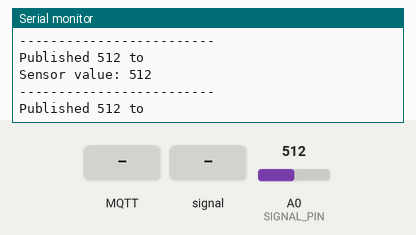
Simulated run of this sketch. Board: ESP8266 (NodeMCU). On the bench: the last lines printed to the serial monitor. The inputs (shaded band) are chosen by the test bench; at power-on: A0 (SIGNAL_PIN) = 512. WiFi joins after 1.5 s; servers stay silent unless stated; no MQTT or app messages arrive unless stated.

Above: at 4.6 s.
4.7 s: MQTT message "5" arrives on the first subscribed topic
At 6.3 s:
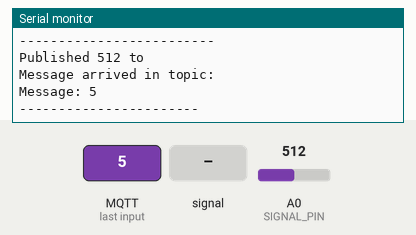
6.9 s: MQTT message "on" arrives on the first subscribed topic
At 8.2 s:
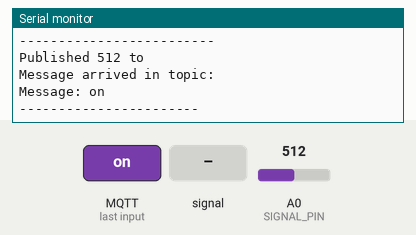
8.9 s: MQTT message "off" arrives on the first subscribed topic
At 9.9 s:
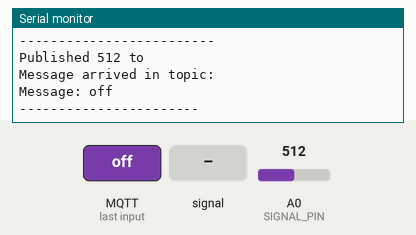
10.9 s: A0 (SIGNAL_PIN) fed a 200 Hz sine of ±81 counts around its level
At 12.2 s:
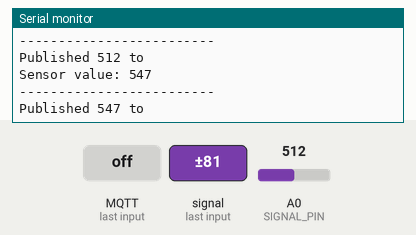
12.4 s: A0 (SIGNAL_PIN) set to 716
At 13.3 s:
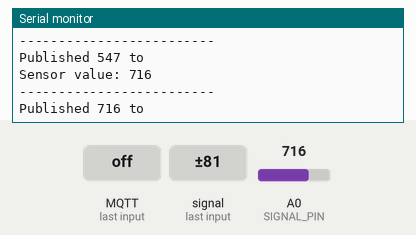
13.9 s: A0 (SIGNAL_PIN) fed a 1000 Hz sine of ±255 counts around its level
At 15.2 s:
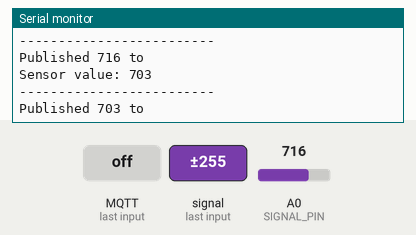
Timing chart, 0 to 16.4 s (numbered marks = the images above; inputs shaded):
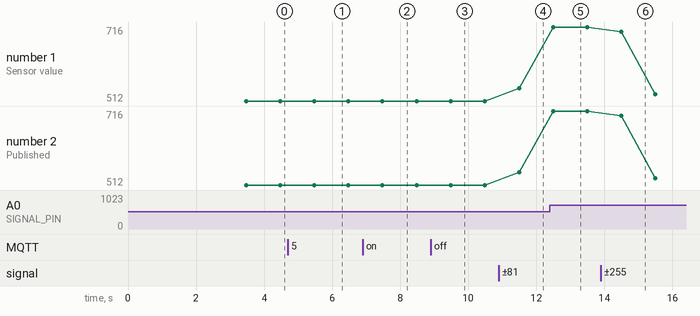

Measured:
- after the input at 4.7 s, the serial monitor: prints a new line after 0.77 s (image 1)
- after the input at 6.9 s, the serial monitor: prints a new line after 0.58 s (image 2)
- after the input at 8.9 s, the serial monitor: prints a new line after 0.59 s (image 3)
- after the input at 10.9 s, the serial monitor: prints a new line after 0.59 s (image 4)
- after the input at 12.4 s, the serial monitor: prints a new line after 0.09 s (image 5)
- after the input at 13.9 s, the serial monitor: prints a new line after 0.60 s (image 6)
- plotted number 1: 512 → 547 after the input at 10.9 s, 547 → 716 after the input at 12.4 s, 716 → 530 after the input at 13.9 s
- plotted number 2: 512 → 547 after the input at 10.9 s, 547 → 716 after the input at 12.4 s, 716 → 530 after the input at 13.9 s

The sketch:

grit_level.ino
```cpp
#include <ArduinoJson.h>
#include <ESP8266HTTPClient.h>
#include <WiFiClient.h>
#include <ESP8266WiFi.h>
#include <PubSubClient.h>

// PINOUTS
#define SIGNAL_PIN A0
#define testpin 2
#define pin1 13

int value = 0;  // variable to store the sensor value

//WIFI Information
const char* ssid = "hydro";
const char* ssid_pass = "hydrohydro";

//Broker Information
String broker;
String username;
String password;
String port;

//Node information
String topic_level;

//URL information
const char* global_URL = "http://192.168.1.179:8080/api/collections/global/records/r1en4aa61ndcg6y";
const char* node_URL = "http://192.168.1.179:8080/api/collections/topics/records/";

//topic information
const char* endpoints[] = { "grit_level_0000" };

//MQTT conn
WiFiClient espClient;
PubSubClient client(espClient);

void setup() {
  Serial.begin(115200);
  delay(1000);

  WiFi.begin(ssid, ssid_pass);
  Serial.println("Connecting to WiFi...");
  while (WiFi.status() != WL_CONNECTED) {
    delay(1000);
    Serial.println("Connecting to WiFi...");
  }
  Serial.println("Connected to WiFi!");

  pinMode(SIGNAL_PIN, INPUT);

  grabGlobalInformation();
  grabLevelInformation();

  Serial.print("Broker: ");
  Serial.println(broker);
  Serial.print("port: ");
  Serial.println(port);

  connectMQTT();
}

void loop() {

  value = analogRead(SIGNAL_PIN);

  Serial.print("Sensor value: ");
  Serial.println(value);

  Serial.println("------------------------- ");

  char str[20];
  sprintf(str, "%d", value);

  const char* topic = topic_level.c_str();

  client.publish(topic, str);
  Serial.printf("Published %s to %s\n", str, topic);
  client.loop();
  delay(1000);
}

void connectMQTT() {
  uint16_t converted_port = static_cast<uint16_t>(port.toInt());
  IPAddress ip = IPAddress();
  ip.fromString(broker);

  client.setServer(ip, converted_port);
  client.setCallback(callback);

  while (!client.connected()) {
    const char* client_id = "esp8266-client-level";  // ADD UNIQUE ID
    Serial.println("Connecting to mqtt broker.....");
    if (client.connect(client_id)) {
      Serial.println("Connected to broker");
    } else {
      Serial.print("failed with state ");
      Serial.println(client.state());
      delay(2000);
    }
  }

  client.subscribe(topic_level.c_str());  //SUBSCRIBE TO TOPICS
}

void callback(char* topic, byte* payload, unsigned int length) {

  Serial.print("Message arrived in topic: ");
  Serial.println(topic);
  Serial.print("Message: ");

  String message;
  for (int i = 0; i < length; i++) {
    message = message + (char)payload[i];
  }
  Serial.print(message);

  Serial.println();
  Serial.println("-----------------------");
}

void grabGlobalInformation() {
  HTTPClient http;
  WiFiClient client;
  http.begin(client, global_URL);
  int httpCode = http.GET();

  if (httpCode > 0) {
    String payload = http.getString();

    DynamicJsonDocument doc_broker(1024);
    deserializeJson(doc_broker, payload);
    DynamicJsonDocument doc_user(1024);
    deserializeJson(doc_user, payload);
    DynamicJsonDocument doc_pass(1024);
    deserializeJson(doc_pass, payload);
    DynamicJsonDocument doc_port(1024);
    deserializeJson(doc_port, payload);

    const char* data;
    data = doc_broker["broker"];
    broker = String(data);

    data = doc_user["username"];
    username = String(data);

    data = doc_pass["password"];
    password = String(data);

    data = doc_port["port"];
    port = String(data);

  } else {
    Serial.print("HTTP request failed with error code ");
    Serial.println(httpCode);
  }
  http.end();
  Serial.println("=======JSON DATA=========");
  Serial.print("broker: ");
  Serial.println(broker);
  Serial.print("username: ");
  Serial.println(username);
  Serial.print("password: ");
  Serial.println(password);
  Serial.print("port: ");
  Serial.println(port);
  Serial.println("=========================");
}

void grabLevelInformation() {
  HTTPClient http;
  WiFiClient client;
  int httpCode;

  char fullURL[87];

  strcpy(fullURL, node_URL);
  strcat(fullURL, endpoints[0]);

  http.begin(client, fullURL);
  httpCode = http.GET();

  if (httpCode > 0) {
    String payload = http.getString();

    DynamicJsonDocument doc_level(1024);
    deserializeJson(doc_level, payload);

    const char* data;
    data = doc_level["topic"];
    topic_level = String(data);

  } else {
    Serial.print("HTTP request failed with error code ");
    Serial.println(httpCode);
  }
  http.end();

  memset(fullURL, 0, sizeof(fullURL));
  strcpy(fullURL, node_URL);
  strcat(fullURL, endpoints[1]);

  Serial.println("=======JSON DATA=========");
  Serial.print("Water level topic: ");
  Serial.println(topic_level);
  Serial.println("=========================");
}
```
